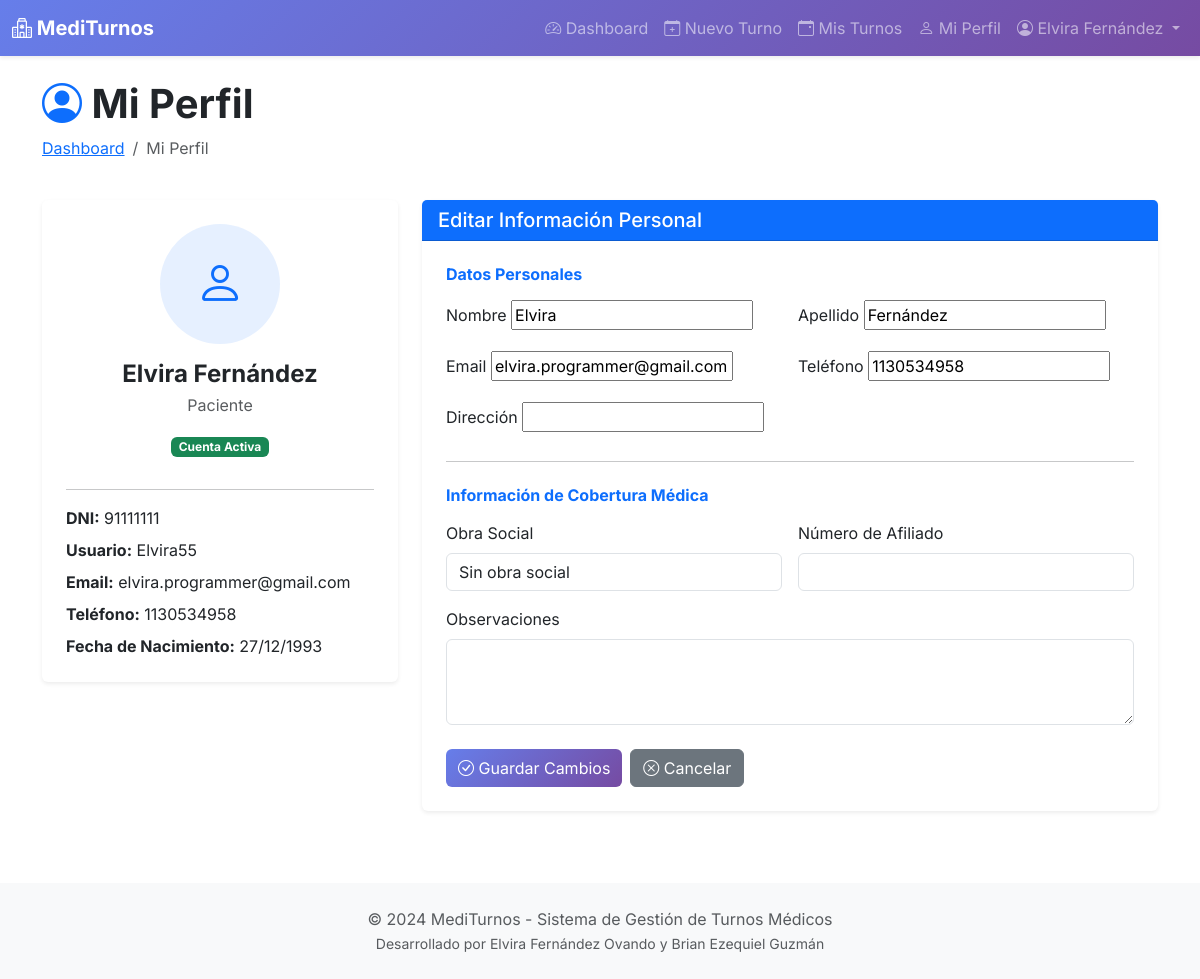
The app's page /paciente-panel/perfil/ (signed in) with its own data.
### appointments/models.py (models this page shows, shortened)
class Usuario(AbstractUser):
    ROLES = (
        ('admin', 'Administrador'),
        ('medico', 'Médico'),
        ('paciente', 'Paciente'),
    )
    rol = models.CharField(max_length=10, choices=ROLES, default='paciente')
    dni = models.CharField(max_length=8, unique=True, validators=[
        RegexValidator(r'^\d{7,8}$', 'Ingrese un DNI válido (7-8 dígitos)')
    ])
    telefono = models.CharField(max_length=15, blank=True)
    direccion = models.CharField(max_length=200, blank=True)
    fecha_nacimiento = models.DateField(null=True, blank=True)
    class Meta:
        verbose_name = 'Usuario'
        verbose_name_plural = 'Usuarios'

class Paciente(models.Model):
    usuario = models.OneToOneField(Usuario, on_delete=models.CASCADE, related_name='perfil_paciente')
    obra_social = models.CharField(max_length=100, blank=True)
    numero_afiliado = models.CharField(max_length=50, blank=True)
    observaciones = models.TextField(blank=True)
    class Meta:
        verbose_name = 'Paciente'
        verbose_name_plural = 'Pacientes'
        ordering = ['usuario__last_name', 'usuario__first_name']

### appointments/views/paciente_views.py (the view)
# urls.py: path('paciente-panel/perfil/', views.paciente_perfil, name='paciente_perfil'),
@login_required
def paciente_perfil(request):
    if request.user.rol != 'paciente':
        messages.error(request, 'No tienes permisos.')
        return redirect('dashboard')
    paciente = request.user.perfil_paciente
    if request.method == 'POST':
        form = PerfilPacienteForm(request.POST, instance=paciente)
        if form.is_valid():
            user = paciente.usuario
            user.first_name = form.cleaned_data['first_name']
            user.last_name = form.cleaned_data['last_name']
            user.email = form.cleaned_data['email']
            user.telefono = form.cleaned_data['telefono']
            user.direccion = form.cleaned_data['direccion']
            user.save()
            form.save()
            messages.success(request, 'Perfil actualizado correctamente.')
            return redirect('paciente_perfil')
    else:
        form = PerfilPacienteForm(instance=paciente)
    context = {
        'paciente': paciente,
        'form': form,
    }
    return render(request, 'appointments/paciente/perfil.html', context)

### appointments/templates/appointments/paciente/perfil.html (shortened to what this page needs)
{% extends 'base.html' %}
{% load static %}
{% load crispy_forms_tags %}
{% block content %}
<div class="container py-4">
    <div class="row mb-4">
        <div class="col">
            <h1 class="fw-bold">
                <i class="bi bi-person-circle text-primary"></i> Mi Perfil
            </h1>
            <nav aria-label="breadcrumb">
                <ol class="breadcrumb">
                    <li class="breadcrumb-item"><a href="{% url 'paciente_dashboard' %}">Dashboard</a></li>
                    <li class="breadcrumb-item active">Mi Perfil</li>
                </ol>
            </nav>
        </div>
    </div>
    <div class="row g-4">
        <div class="col-lg-4">
            <div class="card border-0 shadow-sm">
                <div class="card-body text-center p-4">
                    <div class="bg-primary bg-opacity-10 rounded-circle d-inline-flex align-items-center justify-content-center mb-3" style="width: 120px; height: 120px;">
                        <i class="bi bi-person text-primary" style="font-size: 3rem;"></i>
                    </div>
                    <h4 class="fw-bold mb-1">{{ paciente.usuario.get_full_name }}</h4>
                    <p class="text-muted mb-3">Paciente</p>
                    <span class="badge bg-success mb-3">Cuenta Activa</span>
                    <hr>
                    <div class="text-start">
                        <p class="mb-2"><strong>DNI:</strong> {{ paciente.usuario.dni }}</p>
                        <p class="mb-2"><strong>Usuario:</strong> {{ paciente.usuario.username }}</p>
                        <p class="mb-2"><strong>Email:</strong> {{ paciente.usuario.email }}</p>
                        <p class="mb-2"><strong>Teléfono:</strong> {{ paciente.usuario.telefono }}</p>
                        {% if paciente.usuario.fecha_nacimiento %}
                        <p class="mb-0"><strong>Fecha de Nacimiento:</strong> {{ paciente.usuario.fecha_nacimiento|date:"d/m/Y" }}</p>
                        {% endif %}
                    </div>
                </div>
            </div>
        </div>
        <div class="col-lg-8">
            <div class="card border-0 shadow-sm">
                <div class="card-header bg-primary text-white">
                    <h5 class="mb-0">Editar Información Personal</h5>
                </div>
                <div class="card-body p-4">
                    <form method="post">
                        <h6 class="fw-bold mb-3 text-primary">Datos Personales</h6>
                        <div class="row g-3">
                            <div class="col-md-6">
                                <label class="form-label">Nombre</label>
                                {{ form.first_name }}
                            </div>
                            <div class="col-md-6">
                                <label class="form-label">Apellido</label>
                                {{ form.last_name }}
                            </div>
                            <div class="col-md-6">
                                <label class="form-label">Email</label>
                                {{ form.email }}
                            </div>
                            <div class="col-md-6">
                                <label class="form-label">Teléfono</label>
                                {{ form.telefono }}
                            </div>
                            <div class="col-12">
                                <label class="form-label">Dirección</label>
                                {{ form.direccion }}
                            </div>
                        </div>
                        <hr class="my-4">
                        <h6 class="fw-bold mb-3 text-primary">Información de Cobertura Médica</h6>
                        <div class="row g-3">
                            <div class="col-md-6">
                                <label class="form-label">Obra Social</label>
                                {{ form.obra_social }}
                            </div>
                            <div class="col-md-6">
                                <label class="form-label">Número de Afiliado</label>
                                {{ form.numero_afiliado }}
                            </div>
                            <div class="col-12">
                                <label class="form-label">Observaciones</label>
                                {{ form.observaciones }}
                            </div>
                        </div>
                        <div class="d-flex gap-2 mt-4">
                            <button type="submit" class="btn btn-primary">
                                <i class="bi bi-check-circle"></i> Guardar Cambios
                            </button>
                            <a href="{% url 'paciente_dashboard' %}" class="btn btn-secondary">
                                <i class="bi bi-x-circle"></i> Cancelar
                            </a>
                        </div>
                    </form>
                </div>
            </div>
        </div>
    </div>
</div>
{% endblock %}

### templates/base.html (shortened to what this page needs)
{% load static %}
<!DOCTYPE html>
<html lang="es">
<head>
    <link href="{% static 'css/bootstrap.min.css' %}" rel="stylesheet">
    <link href="{% static 'css/bootstrap-icons.css' %}" rel="stylesheet">
    <link rel="stylesheet" href="{% static 'css/style.css' %}">
</head>
<body>
    {% if user.is_authenticated %}
    <nav class="navbar navbar-expand-lg navbar-dark bg-primary shadow-sm">
        <div class="container-fluid">
            <a class="navbar-brand fw-bold" href="{% url 'dashboard' %}">
                <i class="bi bi-hospital"></i> MediTurnos
            </a>
            <div class="collapse navbar-collapse" id="navbarNav">
                <ul class="navbar-nav ms-auto">
                    {% if user.rol == 'admin' %}
                    <li class="nav-item">
                        <a class="nav-link" href="{% url 'admin_dashboard' %}">
                            <i class="bi bi-speedometer2"></i> Dashboard
                        </a>
                    </li>
                    <li class="nav-item dropdown">
                        <a class="nav-link dropdown-toggle" href="#"
                           role="button" data-bs-toggle="dropdown">
                            <i class="bi bi-gear"></i> Gestión
                        </a>
                        <ul class="dropdown-menu">
                            <li><a class="dropdown-item" href="{% url 'admin_especialidades' %}">Especialidades</a></li>
                            <li><a class="dropdown-item" href="{% url 'admin_medicos' %}">Médicos</a></li>
                            <li><a class="dropdown-item" href="{% url 'admin_pacientes' %}">Pacientes</a></li>
                            <li><a class="dropdown-item" href="{% url 'admin_turnos' %}">Turnos</a></li>
                            <li><hr class="dropdown-divider"></li>
                            <li><a class="dropdown-item" href="{% url 'admin_estadisticas' %}">Estadísticas</a></li>
                        </ul>
                    </li>
                    {% elif user.rol == 'paciente' %}
                    <li class="nav-item">
                        <a class="nav-link" href="{% url 'paciente_dashboard' %}">
                            <i class="bi bi-speedometer2"></i> Dashboard
                        </a>
                    </li>
                    <li class="nav-item">
                        <a class="nav-link" href="{% url 'paciente_nuevo_turno' %}">
                            <i class="bi bi-calendar-plus"></i> Nuevo Turno
                        </a>
                    </li>
                    <li class="nav-item">
                        <a class="nav-link" href="{% url 'paciente_mis_turnos' %}">
                            <i class="bi bi-calendar-event"></i> Mis Turnos
                        </a>
                    </li>
                    <li class="nav-item">
                        <a class="nav-link" href="{% url 'paciente_perfil' %}">
                            <i class="bi bi-person"></i> Mi Perfil
                        </a>
                    </li>
                    {% endif %}
                    <li class="nav-item dropdown">
                        <a class="nav-link dropdown-toggle" href="#"
                           role="button" data-bs-toggle="dropdown">
                            <i class="bi bi-person-circle"></i> {{ user.get_full_name }}
                        </a>
                    </li>
                </ul>
            </div>
        </div>
    </nav>
    {% endif %}
    <main>
        {% block content %}{% endblock %}
    </main>
    <footer class="bg-light text-center py-4 mt-5">
        <div class="container">
            <p class="text-muted mb-0">&copy; 2024 MediTurnos - Sistema de Gestión de Turnos Médicos</p>
            <p class="text-muted mb-0"><small>Desarrollado por Elvira Fernández Ovando y Brian Ezequiel Guzmán</small></p>
        </div>
    </footer>
</body>
</html>

### static/css/style.css (style rules this page uses)
body { font-family: 'Inter', -apple-system, BlinkMacSystemFont, 'Segoe UI', Roboto, sans-serif; }
.navbar { background: linear-gradient(135deg, #667eea 0%, #764ba2 100%) !important; }
.btn-primary { background: linear-gradient(135deg, #667eea 0%, #764ba2 100%); border: none; }

### records on screen
Usuario: get_full_name "Elvira Fernández", first_name "Elvira", last_name "Fernández", email "elvira.programmer@gmail.com", telefono "1130534958"
Paciente: usuario.get_full_name "Elvira Fernández", usuario.dni "91111111", usuario.username "Elvira55", usuario.email "elvira.programmer@gmail.com", usuario.telefono "1130534958", usuario.fecha_nacimiento "27/12/1993", obra_social "Sin obra social"
